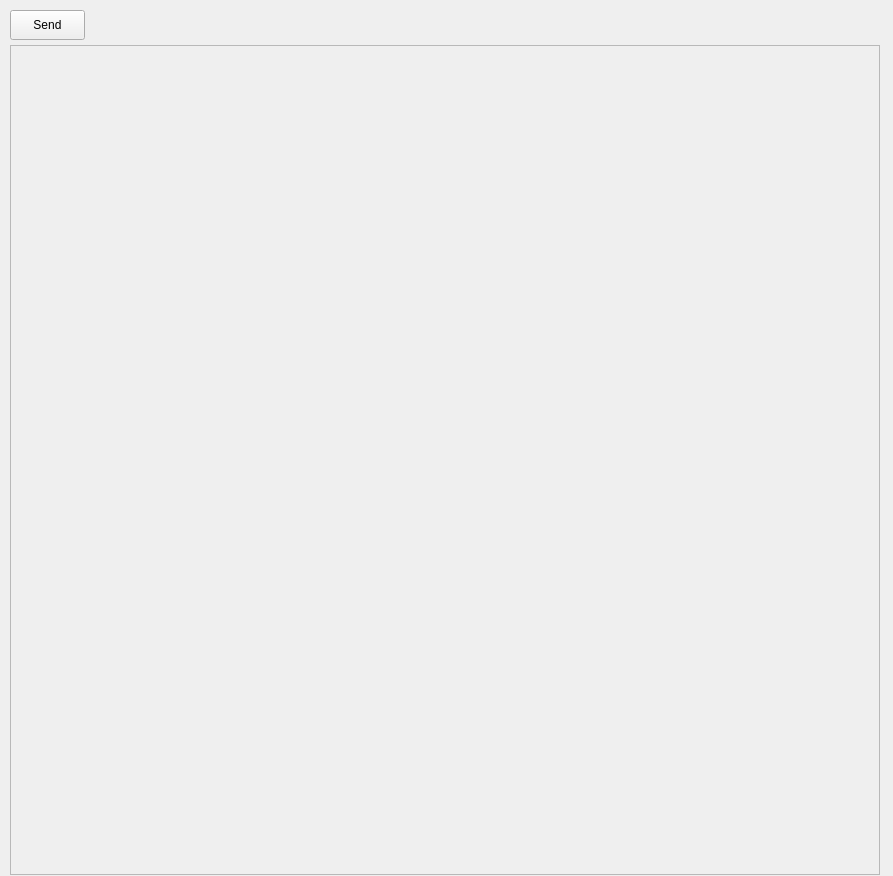
<?xml version="1.0" encoding="UTF-8"?>
<ui version="4.0">
 <class>FormDialogClass</class>
 <widget class="QMainWindow" name="FormDialogClass">
  <property name="geometry">
   <rect>
    <x>0</x>
    <y>0</y>
    <width>893</width>
    <height>876</height>
   </rect>
  </property>
  <property name="windowTitle">
   <string>FormDialog</string>
  </property>
  <widget class="QWidget" name="centralWidget">
   <widget class="QLabel" name="cForm">
    <property name="geometry">
     <rect>
      <x>630</x>
      <y>695</y>
      <width>131</width>
      <height>126</height>
     </rect>
    </property>
    <property name="text">
     <string>TextLabel</string>
    </property>
    <property name="scaledContents">
     <bool>false</bool>
    </property>
   </widget>
   <widget class="QScrollArea" name="scrollArea">
    <property name="geometry">
     <rect>
      <x>10</x>
      <y>45</y>
      <width>870</width>
      <height>830</height>
     </rect>
    </property>
    <property name="widgetResizable">
     <bool>true</bool>
    </property>
    <widget class="QWidget" name="scrollAreaWidgetContents">
     <property name="geometry">
      <rect>
       <x>0</x>
       <y>0</y>
       <width>868</width>
       <height>828</height>
      </rect>
     </property>
    </widget>
   </widget>
   <widget class="QPushButton" name="cSend">
    <property name="geometry">
     <rect>
      <x>10</x>
      <y>10</y>
      <width>75</width>
      <height>30</height>
     </rect>
    </property>
    <property name="text">
     <string>Send</string>
    </property>
   </widget>
  </widget>
 </widget>
 <layoutdefault spacing="6" margin="11"/>
 <resources/>
 <connections/>
</ui>
